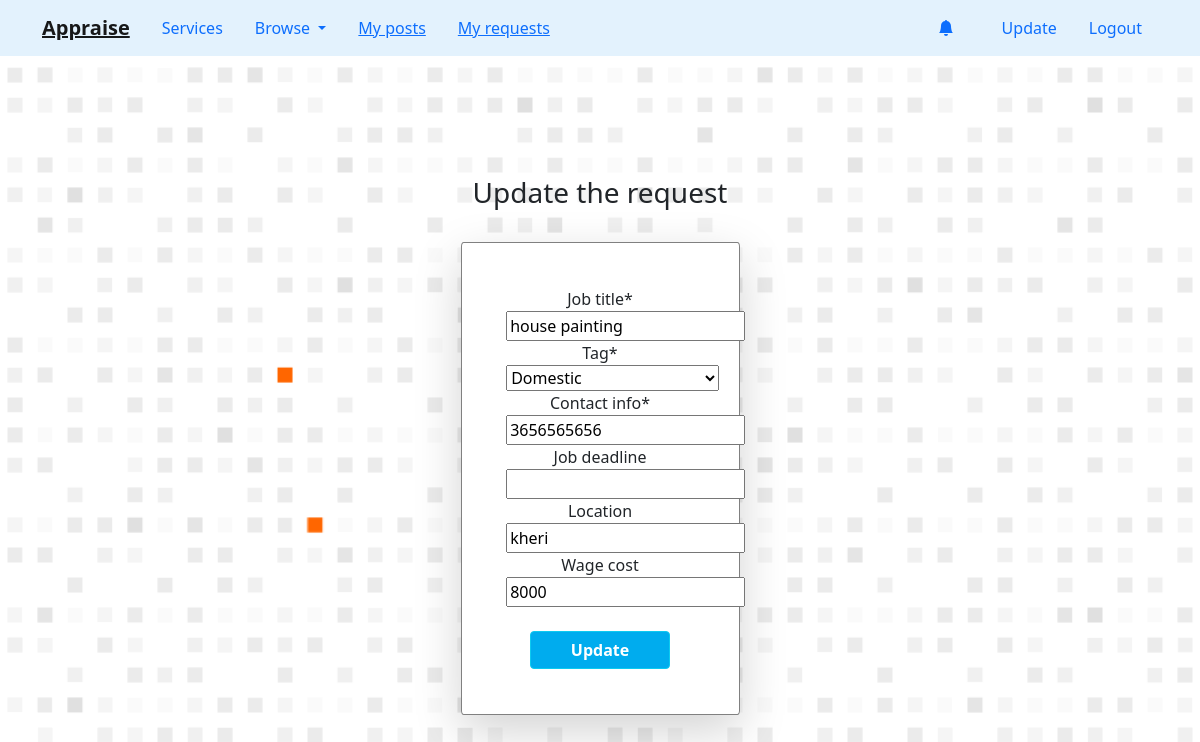
Page /user/instances/update/ask/35 (signed in) on the committed database.
### user/models.py (models this page shows, shortened)
class RequestService(models.Model):
    user = models.ForeignKey(User, on_delete=models.CASCADE)
    pin_code = models.CharField(max_length=6)
    title = models.CharField('Job title', max_length=180)
    tag = models.CharField(choices=SECTORS, max_length=64, null=True)
    contact = models.CharField("Contact info", max_length=10)
    deadline = models.DateField('Job deadline', auto_now=False, null=True, blank=True)
    location = models.CharField(max_length=180, null=True, blank=True)
    pay_scale = models.PositiveIntegerField('Wage cost', null=True, blank=True)

### user/views.py (the view, shortened to what this page needs)
# urls.py: path('user/instances/update/ask/<int:i_id>', user_view.update_asked_services, name ='update_asked_services'),
def update_asked_services(request, i_id):
        misc = RequestService.objects.filter(user=request.user).filter(id=i_id).annotate()
        misc = misc[0]
        data = {'title' : misc.title, 'tag' : misc.tag, 'contact' : misc.contact, 'deadline' : misc.deadline, 'location' : misc.location, 'pay_scale' : misc.pay_scale}
        form = RequestServiceForm(initial=data)
        return render(request, 'update_services.html', {'form': form, 'title':'Update | Ask_Service', 'misc': data})

### user/forms.py
class RequestServiceForm(forms.ModelForm):
	class Meta:
		model = RequestService
		fields = ['title', 'tag', 'contact', 'deadline', 'location', 'pay_scale']

### user/templates/update_services.html (shortened to what this page needs)
{% extends "dashboard.html" %}
{% load crispy_forms_tags %}
{% load static %}
{% block start %}
<center>
  <div class="content-section col-md-3 col-md-offset-4"><br><br>
  <h3>Update the request</h3><br>
  <div class="shadow-lg bg-body rounded">
    <form method="POST" style="border: 1px solid grey; padding:16%; border-radius:1%;">
      <fieldset class="form-group">
        {{ form|crispy}}
      </fieldset></br>
        <button style="background: #00acee; font-size: 1rem; color:white; width:140px; height=10px" class="btn btn-outline-info" type="submit"><b>Update</b></button>
    </form>
  </div>
  </div>
</center>
{% endblock start %}

### user/templates/dashboard.html (style rules this page uses)
body { background-color: #e9fbff; background-attachment: fixed; background-size: cover; }

### user/templates/update_services.html (style rules this page uses)
body { background-color: #ffffff; background-attachment: fixed; background-size: cover; }

### rows in the picture
RequestService: title "house painting", tag "Domestic", contact "3656565656", location "kheri", pay_scale "8000"
